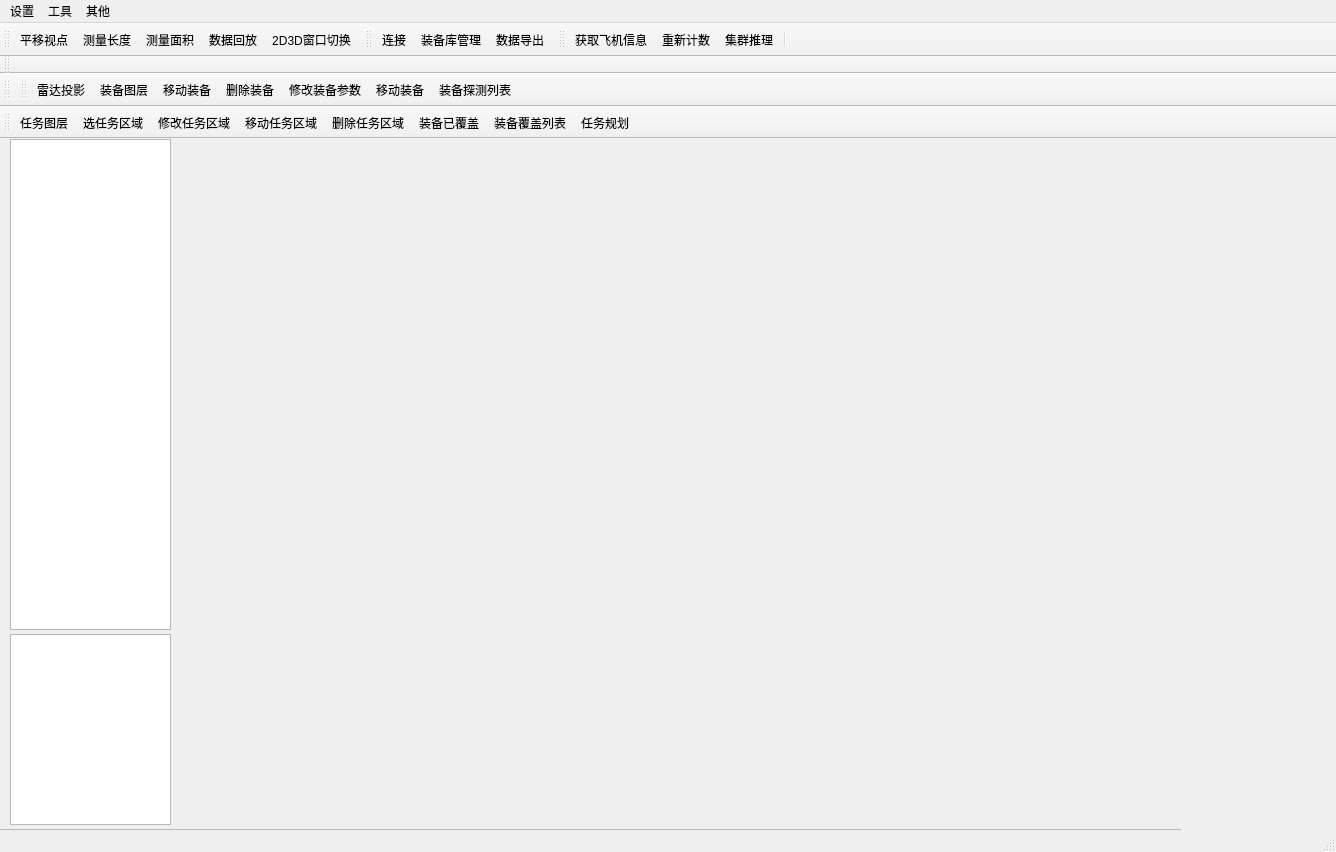
<?xml version="1.0" encoding="UTF-8"?>
<ui version="4.0">
 <class>MainWindow</class>
 <widget class="QMainWindow" name="MainWindow">
  <property name="geometry">
   <rect>
    <x>0</x>
    <y>0</y>
    <width>1336</width>
    <height>852</height>
   </rect>
  </property>
  <property name="windowTitle">
   <string>族群任务指控系统</string>
  </property>
  <widget class="QWidget" name="centralwidget">
   <widget class="QTableWidget" name="mTableWidgetMarkAttribute">
    <property name="geometry">
     <rect>
      <x>10</x>
      <y>0</y>
      <width>161</width>
      <height>491</height>
     </rect>
    </property>
   </widget>
   <widget class="QTableWidget" name="mPlaneWidget">
    <property name="geometry">
     <rect>
      <x>0</x>
      <y>690</y>
      <width>1181</width>
      <height>51</height>
     </rect>
    </property>
   </widget>
   <widget class="QTableWidget" name="mTableWidget">
    <property name="geometry">
     <rect>
      <x>10</x>
      <y>495</y>
      <width>161</width>
      <height>191</height>
     </rect>
    </property>
    <property name="visible">
     <bool>false</bool>
    </property>
   </widget>
  </widget>
  <widget class="QMenuBar" name="menubar">
   <property name="geometry">
    <rect>
     <x>0</x>
     <y>0</y>
     <width>1336</width>
     <height>23</height>
    </rect>
   </property>
   <widget class="QMenu" name="menu">
    <property name="title">
     <string>设置</string>
    </property>
    <addaction name="mActionLoadShp"/>
    <addaction name="mActionSetLayers"/>
    <addaction name="mActionStartStop"/>
    <addaction name="mActionRefreshGJ"/>
   </widget>
   <widget class="QMenu" name="menu_2">
    <property name="title">
     <string>工具</string>
    </property>
    <addaction name="mActionMoveView"/>
    <addaction name="mActionMeaureLength1"/>
    <addaction name="mActionMeasureArea1"/>
    <addaction name="mActionDTback"/>
    <addaction name="mAction3D"/>
   </widget>
   <widget class="QMenu" name="menu_3">
    <property name="title">
     <string>其他</string>
    </property>
    <addaction name="mActionAirCount"/>
    <addaction name="mActionLook"/>
    <addaction name="mActionTaskSelect"/>
    <addaction name="mActionMiddle"/>
   </widget>
   <addaction name="menu"/>
   <addaction name="menu_2"/>
   <addaction name="menu_3"/>
  </widget>
  <widget class="QStatusBar" name="mStatusbar"/>
  <widget class="QToolBar" name="mToolBarDraw">
   <property name="windowTitle">
    <string>toolBar</string>
   </property>
   <property name="allowedAreas">
    <set>Qt::TopToolBarArea</set>
   </property>
   <property name="iconSize">
    <size>
     <width>24</width>
     <height>24</height>
    </size>
   </property>
   <attribute name="toolBarArea">
    <enum>TopToolBarArea</enum>
   </attribute>
   <attribute name="toolBarBreak">
    <bool>false</bool>
   </attribute>
   <addaction name="mActionMoveView"/>
   <addaction name="mActionMeaureLength1"/>
   <addaction name="mActionMeasureArea1"/>
   <addaction name="mActionDTback"/>
   <addaction name="mAction3D"/>
  </widget>
  <widget class="QToolBar" name="mToolBarSetting">
   <property name="windowTitle">
    <string>toolBar_2</string>
   </property>
   <property name="allowedAreas">
    <set>Qt::TopToolBarArea</set>
   </property>
   <attribute name="toolBarArea">
    <enum>TopToolBarArea</enum>
   </attribute>
   <attribute name="toolBarBreak">
    <bool>false</bool>
   </attribute>
   <addaction name="mActionConnect"/>
   <addaction name="mActionEquipment"/>
   <addaction name="mActionLook"/>
  </widget>
  <widget class="QToolBar" name="mToolBarSchedule">
   <property name="windowTitle">
    <string>toolBar</string>
   </property>
   <property name="movable">
    <bool>true</bool>
   </property>
   <property name="allowedAreas">
    <set>Qt::TopToolBarArea</set>
   </property>
   <property name="floatable">
    <bool>false</bool>
   </property>
   <attribute name="toolBarArea">
    <enum>TopToolBarArea</enum>
   </attribute>
   <attribute name="toolBarBreak">
    <bool>false</bool>
   </attribute>
   <addaction name="mActionAirCount"/>
   <addaction name="mActionTaskSelect"/>
   <addaction name="mActionTuili"/>
   <addaction name="separator"/>
  </widget>
  <widget class="QToolBar" name="toolBar">
   <property name="windowTitle">
    <string>toolBar</string>
   </property>
   <property name="allowedAreas">
    <set>Qt::TopToolBarArea</set>
   </property>
   <attribute name="toolBarArea">
    <enum>TopToolBarArea</enum>
   </attribute>
   <attribute name="toolBarBreak">
    <bool>true</bool>
   </attribute>
  </widget>
  <widget class="QToolBar" name="toolBar_2">
   <property name="windowTitle">
    <string>toolBar_2</string>
   </property>
   <attribute name="toolBarArea">
    <enum>TopToolBarArea</enum>
   </attribute>
   <attribute name="toolBarBreak">
    <bool>true</bool>
   </attribute>
  </widget>
  <widget class="QToolBar" name="toolBar_3">
   <property name="windowTitle">
    <string>toolBar_3</string>
   </property>
   <attribute name="toolBarArea">
    <enum>TopToolBarArea</enum>
   </attribute>
   <attribute name="toolBarBreak">
    <bool>false</bool>
   </attribute>
   <addaction name="actionRadarGo"/>
   <addaction name="mActionSelectRadarLayer"/>
   <addaction name="mActionMoveRadarDev"/>
   <addaction name="mActionDelRadarDev"/>
   <addaction name="mActionFixRadar"/>
   <addaction name="mActionOutfitMove"/>
   <addaction name="mActionRadarTestAirList"/>
  </widget>
  <widget class="QToolBar" name="toolBar_4">
   <property name="windowTitle">
    <string>toolBar_4</string>
   </property>
   <attribute name="toolBarArea">
    <enum>TopToolBarArea</enum>
   </attribute>
   <attribute name="toolBarBreak">
    <bool>true</bool>
   </attribute>
   <addaction name="mActionSelTaskLayer"/>
   <addaction name="mActionSelTaskArea"/>
   <addaction name="mActionFixTaskArea"/>
   <addaction name="mActionMoveTaskArea"/>
   <addaction name="mActionDelTaskArea"/>
   <addaction name="mActionRadarNo"/>
   <addaction name="mActionRadarOverList"/>
   <addaction name="mActionTaskGuihua"/>
  </widget>
  <action name="mActionLoadShp">
   <property name="text">
    <string>加载Shp</string>
   </property>
  </action>
  <action name="mActionLoadRaster">
   <property name="text">
    <string>加载Raster</string>
   </property>
  </action>
  <action name="mActionDrawPoint">
   <property name="text">
    <string>添加修改目标点</string>
   </property>
   <property name="toolTip">
    <string>添加或修改目标点</string>
   </property>
  </action>
  <action name="mActionDrawLine">
   <property name="text">
    <string>添加线标注</string>
   </property>
   <property name="toolTip">
    <string>线标注</string>
   </property>
  </action>
  <action name="mActionDrawPolygon">
   <property name="text">
    <string>添加面标注</string>
   </property>
   <property name="toolTip">
    <string>面标注</string>
   </property>
  </action>
  <action name="mActionSaveLayer">
   <property name="text">
    <string>保存</string>
   </property>
  </action>
  <action name="mActionMoveView">
   <property name="text">
    <string>平移视点</string>
   </property>
   <property name="toolTip">
    <string>平移视点</string>
   </property>
  </action>
  <action name="mActionSelectElementDrawed">
   <property name="text">
    <string>选择目标</string>
   </property>
  </action>
  <action name="mActionVertext">
   <property name="text">
    <string>编辑面</string>
   </property>
   <property name="toolTip">
    <string>编辑面标注</string>
   </property>
  </action>
  <action name="mActionToggleEditing">
   <property name="text">
    <string>开始编辑</string>
   </property>
  </action>
  <action name="mActionDeleteSelected">
   <property name="text">
    <string>删除标注</string>
   </property>
   <property name="toolTip">
    <string>删除标注</string>
   </property>
  </action>
  <action name="mActionMoveFeature">
   <property name="text">
    <string>移动标注</string>
   </property>
   <property name="toolTip">
    <string>移动标注</string>
   </property>
  </action>
  <action name="mActionSetFeature">
   <property name="text">
    <string>设置标注</string>
   </property>
   <property name="toolTip">
    <string>设置标注</string>
   </property>
  </action>
  <action name="mActionEditingLine">
   <property name="enabled">
    <bool>true</bool>
   </property>
   <property name="text">
    <string>编辑线</string>
   </property>
   <property name="toolTip">
    <string>编辑线标注</string>
   </property>
  </action>
  <action name="mActionEditStyle">
   <property name="text">
    <string>设置风格</string>
   </property>
  </action>
  <action name="mActionEditPoint">
   <property name="text">
    <string>编辑点</string>
   </property>
   <property name="toolTip">
    <string>编辑点标注</string>
   </property>
  </action>
  <action name="mActionAirCount">
   <property name="text">
    <string>获取飞机信息</string>
   </property>
  </action>
  <action name="mActionAbundance">
   <property name="text">
    <string>发送情报丰度</string>
   </property>
  </action>
  <action name="mActionGlobalPlan">
   <property name="text">
    <string>全局规划</string>
   </property>
  </action>
  <action name="mActionHistoryTask">
   <property name="text">
    <string>打开已发送任务</string>
   </property>
  </action>
  <action name="mActionInitalAbundance">
   <property name="text">
    <string>战场设置</string>
   </property>
  </action>
  <action name="mActionSelectPoint">
   <property name="text">
    <string>选择目标点</string>
   </property>
  </action>
  <action name="mActionSelectLine">
   <property name="text">
    <string>选择线</string>
   </property>
  </action>
  <action name="mActionSelectPolygon">
   <property name="text">
    <string>选择面</string>
   </property>
  </action>
  <action name="mActionSetLayers">
   <property name="text">
    <string>设置图层</string>
   </property>
  </action>
  <action name="mActionCreateGrid">
   <property name="text">
    <string>网格化</string>
   </property>
  </action>
  <action name="mActionLook">
   <property name="text">
    <string>数据导出</string>
   </property>
  </action>
  <action name="mActionCircle2point">
   <property name="text">
    <string>圆标注</string>
   </property>
   <property name="toolTip">
    <string>圆标注</string>
   </property>
  </action>
  <action name="mActionMeaureLength1">
   <property name="text">
    <string>测量长度</string>
   </property>
  </action>
  <action name="mActionMeasureArea">
   <property name="checkable">
    <bool>true</bool>
   </property>
   <property name="text">
    <string>测量面积</string>
   </property>
  </action>
  <action name="mActiontesttest">
   <property name="text">
    <string>testtest</string>
   </property>
  </action>
  <action name="mActionSelectPicture">
   <property name="text">
    <string>选择图</string>
   </property>
  </action>
  <action name="mActionHidePictureTable">
   <property name="text">
    <string>隐藏/显示图片栈</string>
   </property>
   <property name="iconText">
    <string>隐藏/显示图片栈</string>
   </property>
   <property name="toolTip">
    <string>隐藏/显示图片栈</string>
   </property>
  </action>
  <action name="mActionTaskSelect">
   <property name="text">
    <string>重新计数</string>
   </property>
   <property name="iconText">
    <string>重新计数</string>
   </property>
   <property name="toolTip">
    <string>任务重新计数</string>
   </property>
  </action>
  <action name="mActionHideTarge">
   <property name="text">
    <string>隐藏目标</string>
   </property>
  </action>
  <action name="mActionHideBigPicture">
   <property name="text">
    <string>隐藏/显示大图</string>
   </property>
  </action>
  <action name="mActionMeasureArea1">
   <property name="text">
    <string>测量面积</string>
   </property>
  </action>
  <action name="mActionCircle">
   <property name="text">
    <string>添加圆标注</string>
   </property>
   <property name="toolTip">
    <string>圆标注</string>
   </property>
  </action>
  <action name="mActionHideSmallJpg">
   <property name="text">
    <string>隐藏/显示小图</string>
   </property>
  </action>
  <action name="mActionMiddle">
   <property name="text">
    <string>地图居中</string>
   </property>
  </action>
  <action name="mActionDTback">
   <property name="text">
    <string>数据回放</string>
   </property>
  </action>
  <action name="mActionHideTable">
   <property name="text">
    <string>隐藏/显示实时表格</string>
   </property>
  </action>
  <action name="mActionStartStop">
   <property name="text">
    <string>启动/停止接收</string>
   </property>
  </action>
  <action name="mActionRefreshGJ">
   <property name="text">
    <string>刷新轨迹线</string>
   </property>
  </action>
  <action name="actionRadarGo">
   <property name="checkable">
    <bool>true</bool>
   </property>
   <property name="text">
    <string>雷达投影</string>
   </property>
   <property name="toolTip">
    <string>雷达投影</string>
   </property>
  </action>
  <action name="mActionSelectRadarLayer">
   <property name="text">
    <string>装备图层</string>
   </property>
   <property name="toolTip">
    <string>选择装备图层</string>
   </property>
  </action>
  <action name="mActionSelectRadarDev">
   <property name="text">
    <string>选雷达</string>
   </property>
   <property name="toolTip">
    <string>选中雷达</string>
   </property>
  </action>
  <action name="mActionMoveRadarDev">
   <property name="checkable">
    <bool>true</bool>
   </property>
   <property name="checked">
    <bool>false</bool>
   </property>
   <property name="text">
    <string>移动装备</string>
   </property>
   <property name="toolTip">
    <string>移动装备</string>
   </property>
  </action>
  <action name="mActionDelRadarDev">
   <property name="text">
    <string>删除装备</string>
   </property>
   <property name="toolTip">
    <string>删除装备设备</string>
   </property>
  </action>
  <action name="mActionFixRadar">
   <property name="text">
    <string>修改装备参数</string>
   </property>
   <property name="toolTip">
    <string>修改装备参数</string>
   </property>
  </action>
  <action name="mActionOutfitMove">
   <property name="text">
    <string>移动装备</string>
   </property>
   <property name="toolTip">
    <string>移动装备</string>
   </property>
  </action>
  <action name="mActionAddTaskRect">
   <property name="text">
    <string>添加任务区域</string>
   </property>
   <property name="toolTip">
    <string>添加无人机任务区域</string>
   </property>
  </action>
  <action name="mActionRadarTestAirList">
   <property name="text">
    <string>装备探测列表</string>
   </property>
   <property name="toolTip">
    <string>装备探测无人机列表</string>
   </property>
  </action>
  <action name="mActionSelTaskArea">
   <property name="text">
    <string>选任务区域</string>
   </property>
   <property name="toolTip">
    <string>选无人机任务区域</string>
   </property>
  </action>
  <action name="mActionFixTaskArea">
   <property name="text">
    <string>修改任务区域</string>
   </property>
   <property name="toolTip">
    <string>修改无人机任务区域</string>
   </property>
  </action>
  <action name="mActionMoveTaskArea">
   <property name="checkable">
    <bool>true</bool>
   </property>
   <property name="text">
    <string>移动任务区域</string>
   </property>
   <property name="toolTip">
    <string>移动任务区域</string>
   </property>
  </action>
  <action name="mActionDelTaskArea">
   <property name="text">
    <string>删除任务区域</string>
   </property>
   <property name="toolTip">
    <string>删除任务区域</string>
   </property>
  </action>
  <action name="mActionSelTaskLayer">
   <property name="text">
    <string>任务图层</string>
   </property>
   <property name="toolTip">
    <string>选择无人机任务图层</string>
   </property>
  </action>
  <action name="mActionRadarNo">
   <property name="text">
    <string>装备已覆盖</string>
   </property>
   <property name="toolTip">
    <string>装备已覆盖区域</string>
   </property>
  </action>
  <action name="mActionRadarOverList">
   <property name="text">
    <string>装备覆盖列表</string>
   </property>
   <property name="toolTip">
    <string>装备覆盖列表</string>
   </property>
  </action>
  <action name="mActionConnect">
   <property name="text">
    <string>连接</string>
   </property>
   <property name="toolTip">
    <string>配置UDP接收端口并连接</string>
   </property>
  </action>
  <action name="mActionEquipment">
   <property name="text">
    <string>装备库管理</string>
   </property>
   <property name="toolTip">
    <string>装备库管理</string>
   </property>
  </action>
  <action name="mActionTaskGuihua">
   <property name="text">
    <string>任务规划</string>
   </property>
   <property name="toolTip">
    <string>任务规划</string>
   </property>
  </action>
  <action name="mActionTuili">
   <property name="text">
    <string>集群推理</string>
   </property>
   <property name="toolTip">
    <string>无人机集群推理</string>
   </property>
  </action>
  <action name="mAction3D">
   <property name="text">
    <string>2D3D窗口切换</string>
   </property>
  </action>
 </widget>
 <resources/>
 <connections/>
</ui>
